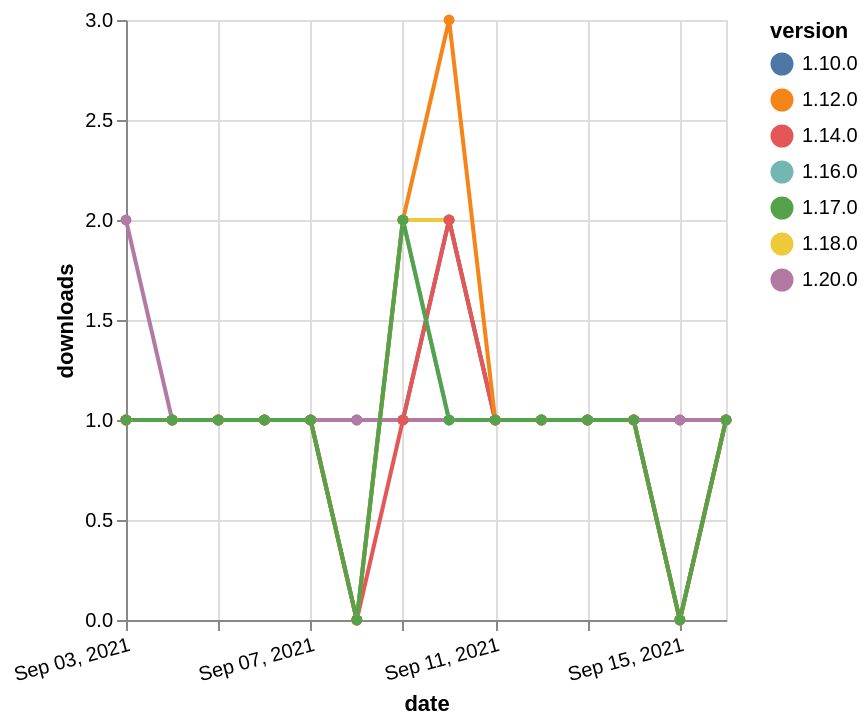

Describe this chart as a Vega-Lite specification.
### Vega-Lite specification from a JSON file in a GitHub repository (floating-point values rounded to 4 significant figures)
{"$schema": "https://vega.github.io/schema/vega-lite/v5.json", "description": "A simple bar chart with embedded data.", "data": {"values": [{"date": "2021-09-03", "total": 164, "delta": 1, "version": "1.18.0"}, {"date": "2021-09-04", "total": 165, "delta": 1, "version": "1.18.0"}, {"date": "2021-09-05", "total": 166, "delta": 1, "version": "1.18.0"}, {"date": "2021-09-06", "total": 167, "delta": 1, "version": "1.18.0"}, {"date": "2021-09-07", "total": 168, "delta": 1, "version": "1.18.0"}, {"date": "2021-09-08", "total": 168, "delta": 0, "version": "1.18.0"}, {"date": "2021-09-09", "total": 170, "delta": 2, "version": "1.18.0"}, {"date": "2021-09-10", "total": 172, "delta": 2, "version": "1.18.0"}, {"date": "2021-09-11", "total": 173, "delta": 1, "version": "1.18.0"}, {"date": "2021-09-12", "total": 174, "delta": 1, "version": "1.18.0"}, {"date": "2021-09-13", "total": 175, "delta": 1, "version": "1.18.0"}, {"date": "2021-09-14", "total": 176, "delta": 1, "version": "1.18.0"}, {"date": "2021-09-15", "total": 176, "delta": 0, "version": "1.18.0"}, {"date": "2021-09-16", "total": 177, "delta": 1, "version": "1.18.0"}, {"date": "2021-09-03", "total": 209, "delta": 1, "version": "1.10.0"}, {"date": "2021-09-04", "total": 210, "delta": 1, "version": "1.10.0"}, {"date": "2021-09-05", "total": 211, "delta": 1, "version": "1.10.0"}, {"date": "2021-09-06", "total": 212, "delta": 1, "version": "1.10.0"}, {"date": "2021-09-07", "total": 213, "delta": 1, "version": "1.10.0"}, {"date": "2021-09-08", "total": 214, "delta": 1, "version": "1.10.0"}, {"date": "2021-09-09", "total": 215, "delta": 1, "version": "1.10.0"}, {"date": "2021-09-10", "total": 217, "delta": 2, "version": "1.10.0"}, {"date": "2021-09-11", "total": 218, "delta": 1, "version": "1.10.0"}, {"date": "2021-09-12", "total": 219, "delta": 1, "version": "1.10.0"}, {"date": "2021-09-13", "total": 220, "delta": 1, "version": "1.10.0"}, {"date": "2021-09-14", "total": 221, "delta": 1, "version": "1.10.0"}, {"date": "2021-09-15", "total": 222, "delta": 1, "version": "1.10.0"}, {"date": "2021-09-16", "total": 223, "delta": 1, "version": "1.10.0"}, {"date": "2021-09-03", "total": 112, "delta": 2, "version": "1.20.0"}, {"date": "2021-09-04", "total": 113, "delta": 1, "version": "1.20.0"}, {"date": "2021-09-05", "total": 114, "delta": 1, "version": "1.20.0"}, {"date": "2021-09-06", "total": 115, "delta": 1, "version": "1.20.0"}, {"date": "2021-09-07", "total": 116, "delta": 1, "version": "1.20.0"}, {"date": "2021-09-08", "total": 117, "delta": 1, "version": "1.20.0"}, {"date": "2021-09-09", "total": 118, "delta": 1, "version": "1.20.0"}, {"date": "2021-09-10", "total": 119, "delta": 1, "version": "1.20.0"}, {"date": "2021-09-11", "total": 120, "delta": 1, "version": "1.20.0"}, {"date": "2021-09-12", "total": 121, "delta": 1, "version": "1.20.0"}, {"date": "2021-09-13", "total": 122, "delta": 1, "version": "1.20.0"}, {"date": "2021-09-14", "total": 123, "delta": 1, "version": "1.20.0"}, {"date": "2021-09-15", "total": 124, "delta": 1, "version": "1.20.0"}, {"date": "2021-09-16", "total": 125, "delta": 1, "version": "1.20.0"}, {"date": "2021-09-03", "total": 150, "delta": 1, "version": "1.16.0"}, {"date": "2021-09-04", "total": 151, "delta": 1, "version": "1.16.0"}, {"date": "2021-09-05", "total": 152, "delta": 1, "version": "1.16.0"}, {"date": "2021-09-06", "total": 153, "delta": 1, "version": "1.16.0"}, {"date": "2021-09-07", "total": 154, "delta": 1, "version": "1.16.0"}, {"date": "2021-09-08", "total": 154, "delta": 0, "version": "1.16.0"}, {"date": "2021-09-09", "total": 156, "delta": 2, "version": "1.16.0"}, {"date": "2021-09-10", "total": 157, "delta": 1, "version": "1.16.0"}, {"date": "2021-09-11", "total": 158, "delta": 1, "version": "1.16.0"}, {"date": "2021-09-12", "total": 159, "delta": 1, "version": "1.16.0"}, {"date": "2021-09-13", "total": 160, "delta": 1, "version": "1.16.0"}, {"date": "2021-09-14", "total": 161, "delta": 1, "version": "1.16.0"}, {"date": "2021-09-15", "total": 161, "delta": 0, "version": "1.16.0"}, {"date": "2021-09-16", "total": 162, "delta": 1, "version": "1.16.0"}, {"date": "2021-09-03", "total": 170, "delta": 1, "version": "1.14.0"}, {"date": "2021-09-04", "total": 171, "delta": 1, "version": "1.14.0"}, {"date": "2021-09-05", "total": 172, "delta": 1, "version": "1.14.0"}, {"date": "2021-09-06", "total": 173, "delta": 1, "version": "1.14.0"}, {"date": "2021-09-07", "total": 174, "delta": 1, "version": "1.14.0"}, {"date": "2021-09-08", "total": 174, "delta": 0, "version": "1.14.0"}, {"date": "2021-09-09", "total": 175, "delta": 1, "version": "1.14.0"}, {"date": "2021-09-10", "total": 177, "delta": 2, "version": "1.14.0"}, {"date": "2021-09-11", "total": 178, "delta": 1, "version": "1.14.0"}, {"date": "2021-09-12", "total": 179, "delta": 1, "version": "1.14.0"}, {"date": "2021-09-13", "total": 180, "delta": 1, "version": "1.14.0"}, {"date": "2021-09-14", "total": 181, "delta": 1, "version": "1.14.0"}, {"date": "2021-09-15", "total": 181, "delta": 0, "version": "1.14.0"}, {"date": "2021-09-16", "total": 182, "delta": 1, "version": "1.14.0"}, {"date": "2021-09-03", "total": 288, "delta": 1, "version": "1.12.0"}, {"date": "2021-09-04", "total": 289, "delta": 1, "version": "1.12.0"}, {"date": "2021-09-05", "total": 290, "delta": 1, "version": "1.12.0"}, {"date": "2021-09-06", "total": 291, "delta": 1, "version": "1.12.0"}, {"date": "2021-09-07", "total": 292, "delta": 1, "version": "1.12.0"}, {"date": "2021-09-08", "total": 292, "delta": 0, "version": "1.12.0"}, {"date": "2021-09-09", "total": 294, "delta": 2, "version": "1.12.0"}, {"date": "2021-09-10", "total": 297, "delta": 3, "version": "1.12.0"}, {"date": "2021-09-11", "total": 298, "delta": 1, "version": "1.12.0"}, {"date": "2021-09-12", "total": 299, "delta": 1, "version": "1.12.0"}, {"date": "2021-09-13", "total": 300, "delta": 1, "version": "1.12.0"}, {"date": "2021-09-14", "total": 301, "delta": 1, "version": "1.12.0"}, {"date": "2021-09-15", "total": 301, "delta": 0, "version": "1.12.0"}, {"date": "2021-09-16", "total": 302, "delta": 1, "version": "1.12.0"}, {"date": "2021-09-03", "total": 138, "delta": 1, "version": "1.17.0"}, {"date": "2021-09-04", "total": 139, "delta": 1, "version": "1.17.0"}, {"date": "2021-09-05", "total": 140, "delta": 1, "version": "1.17.0"}, {"date": "2021-09-06", "total": 141, "delta": 1, "version": "1.17.0"}, {"date": "2021-09-07", "total": 142, "delta": 1, "version": "1.17.0"}, {"date": "2021-09-08", "total": 142, "delta": 0, "version": "1.17.0"}, {"date": "2021-09-09", "total": 144, "delta": 2, "version": "1.17.0"}, {"date": "2021-09-10", "total": 145, "delta": 1, "version": "1.17.0"}, {"date": "2021-09-11", "total": 146, "delta": 1, "version": "1.17.0"}, {"date": "2021-09-12", "total": 147, "delta": 1, "version": "1.17.0"}, {"date": "2021-09-13", "total": 148, "delta": 1, "version": "1.17.0"}, {"date": "2021-09-14", "total": 149, "delta": 1, "version": "1.17.0"}, {"date": "2021-09-15", "total": 149, "delta": 0, "version": "1.17.0"}, {"date": "2021-09-16", "total": 150, "delta": 1, "version": "1.17.0"}]}, "width": "container", "mark": {"type": "line", "point": {"filled": true}}, "encoding": {"x": {"field": "date", "type": "temporal", "timeUnit": "yearmonthdate", "title": "date", "axis": {"labelAngle": -15}}, "y": {"field": "delta", "type": "quantitative", "title": "downloads"}, "color": {"field": "version", "type": "nominal"}, "tooltip": {"field": "delta"}}}
